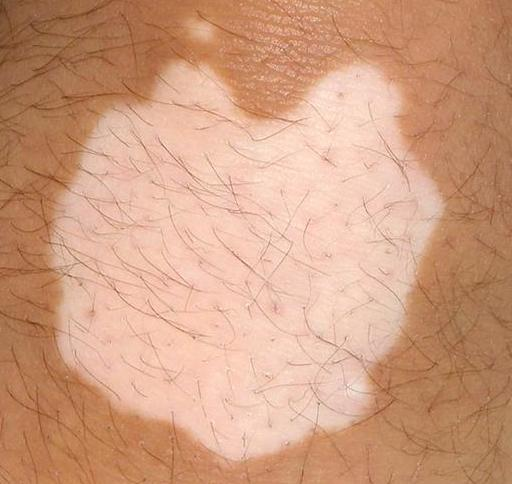
%> input picture Trabalho-Final/Imagens/Vitiligo1.jpg, 512 x 484 px
$ octave main.m   (GNU Octave 9; MATLAB toolbox functions it lacks are replaced by stand-ins)
%> lines starting %> are read from the running program, lines starting %| are printed output that depends on the picture; in (x1, y1, x2, y2) boxes, pixels count from 0 and x2, y2 are one past the last pixel; in counts of white or black regions, pixels touching at a corner belong together; the program's own positions count from 1
### Trabalho-Final/segmenta_vitiligo.m
## usage: media = get_brilho_vitiligo (max_min, r1, H, r2, P)
##
##
function mancha = segmenta_vitiligo ( mancha,max, r1,r2, H, r3, P)

  ## Transforma a imagem em níveis de cinza
  grayScale = rgb2gray(mancha);
  imshow(grayScale);
  title('Imagem em níveis de cinza', 'fontsize', 16);
  pause;

  ## Aplica filtros de suavização na imagem em niveis de cinza
  Im = grayScale;
  Im = medfilt2(Im);
  Im = imsmooth(Im);
  imshow(Im);
  title('Imagem em níveis de cinza suavizada', 'fontsize', 16);
  pause;

  ## Binariza a imagem por limiar
  bw = im2bw(Im, graythresh(Im));
  imshow(bw);
  title('Imagem binarizada por limiar', 'fontsize', 16);
  pause;

  ## Limpar imagem e achar os perímetros
  bw2 = imopen(bw, strel('disk', r1, 0));
  bw3 = imclose(bw2, strel('disk', r2, 0));
  bw4 = imfill(bw3, 'holes');
  imshow(bw4);
  title('Imagem binarizada após tratementos morfológicos', 'fontsize', 16);
  pause;
  bw4_perim = (bwperim(bw4));
  imshow(imoverlay(mancha, bw4_perim, [1 0 0 ]));
  title('Bordas da imagem binarizada', 'fontsize', 16);
  pause;

  if(max)
	## Econtrar pontos de máximo
	mask_em = imextendedmax(Im, H);
	estado = ' máximo';
  else
	## Econtrar pontos de mínimo
	mask_em = imextendedmin(Im, H);
	estado = ' mínimo';
  end
  imshow(mask_em);
  str = strcat('Pontos de',estado, ' da imagem');
  title(str, 'fontsize', 16);
  pause;

  ## Limpar pontos encontrados
  mask_em = imclose(mask_em, strel('disk', r3, 0));
  mask_em = imopen(mask_em, strel('disk', r3, 0));
  mask_em = bwareaopen(mask_em, P);
  mask_em = imfill(mask_em, 'holes');
  imshow(mask_em);
  str = strcat('Pontos de',estado, ' da imagem após limpeza');
  title(str, 'fontsize', 16);
  pause;
  imshow(imoverlay(Im, bw4_perim | mask_em, [1 0 0]));
  title(str, 'fontsize', 16);
  pause;

  ## Fazer complemento
  Im_c = imcomplement(Im);

  # Tornar pontos mínimos locais
  I_mod = imimposemin(Im_c, ~bw4 | mask_em);
  imshow(I_mod);
  title('Pontos de mínimo locais estabelecidos na imagem', 'fontsize', 16);
  pause;


  ## Watershed
  wsh = (watershed(I_mod));
  imshow(label2rgb( wsh ));
  title('Segmentação watershed', 'fontsize', 16);
 pause;

  ## Isolar mancha
  mancha = grayScale;
  mancha(wsh != maior_regiao(wsh))=0;
  imshow(mancha);
  title('Mancha Retirada da imagem', 'fontsize', 16);
  pause;

endfunction

### Trabalho-Final/imoverlay.m
function out = imoverlay(in, mask, color)
%IMOVERLAY Create a mask-based image overlay.
%   OUT = IMOVERLAY(IN, MASK, COLOR) takes an input image, IN, and a binary
%   image, MASK, and produces an output image whose pixels in the MASK
%   locations have the specified COLOR.
%
%   IN should be a grayscale or an RGB image of class uint8, uint16, int16,
%   logical, double, or single.  If IN is double or single, it should be in
%   the range [0, 1].  If it is not in that range, you might want to use
%   mat2gray to scale it into that range.
%
%   MASK should be a two-dimensional logical matrix.
%
%   COLOR should be a 1-by-3 vector of values in the range [0, 1].  [0 0 0]
%   is black, and [1 1 1] is white.
%
%   OUT is a uint8 RGB image.
%
%   Examples
%   --------
%   Overlay edge detection result in green over the original image.
%
%       I = imread('cameraman.tif');
%       bw = edge(I, 'canny');
%       rgb = imoverlay(I, bw, [0 1 0]);
%       imshow(rgb)
%
%   Treating the output of peaks as an image, overlay the values greater than
%   7 in red.  The output of peaks is not in the usual grayscale image range
%   of [0, 1], so use mat2gray to scale it.
%
%       I = peaks;
%       mask = I > 7;
%       rgb = imoverlay(mat2gray(I), mask, [1 0 0]);
%       imshow(rgb, 'InitialMagnification', 'fit')

%   Steven L. Eddins, The MathWorks, Inc.
%   $Revision: 1.2 $  $Date: 2007/08/15 13:18:08 $

% If the user doesn't specify the color, use white.
DEFAULT_COLOR = [1 1 1];
if nargin < 3
    color = DEFAULT_COLOR;
end

% Make the uint8 the working data class.  The output is also uint8.
in_uint8 = im2uint8(in);
color_uint8 = im2uint8(color);

% Initialize the red, green, and blue output channels.
if ndims(in_uint8) == 2
    % Input is grayscale.  Initialize all output channels the same.
    out_red   = in_uint8;
    out_green = in_uint8;
    out_blue  = in_uint8;
else
    % Input is RGB truecolor.
    out_red   = in_uint8(:,:,1);
    out_green = in_uint8(:,:,2);
    out_blue  = in_uint8(:,:,3);
end

% Replace output channel values in the mask locations with the appropriate
% color value.
out_red(mask)   = color_uint8(1);
out_green(mask) = color_uint8(2);
out_blue(mask)  = color_uint8(3);

% Form an RGB truecolor image by concatenating the channel matrices along
% the third dimension.
out = cat(3, out_red, out_green, out_blue);

### Trabalho-Final/maior_regiao.m
% Retorna o 'label' da maior região encontrada a partir da segmentação
% watershed, sem contar com o fundo.

function regiao = maior_regiao (wsh)
  ocr = wsh(:);
  labels = unique(ocr);
  count = histc(ocr, labels);
  sorted = sort(count, 'descend');
  regiao = find(count == sorted(2)) - 1;
endfunction

### Trabalho-Final/main.m
## Aluno    : Gabriel da Silva Corvino Nogueira
## Matrícula: 180113330
## Semestre : 2020/2
## Matéria  : Introdução ao Processamento de Imagens
#####################################################

pkg load image;
close all;
clear all;

% Lê imagens de manchas de vitiligo
vitiligo1 = imread("Imagens/Vitiligo1.jpg");
%> vitiligo1 is the input picture: size 484x512x3 uint8; mean R, G, B 208.1, 158.4, 129.3
vitiligo2 = imread("Imagens/Vitiligo2.jpg");
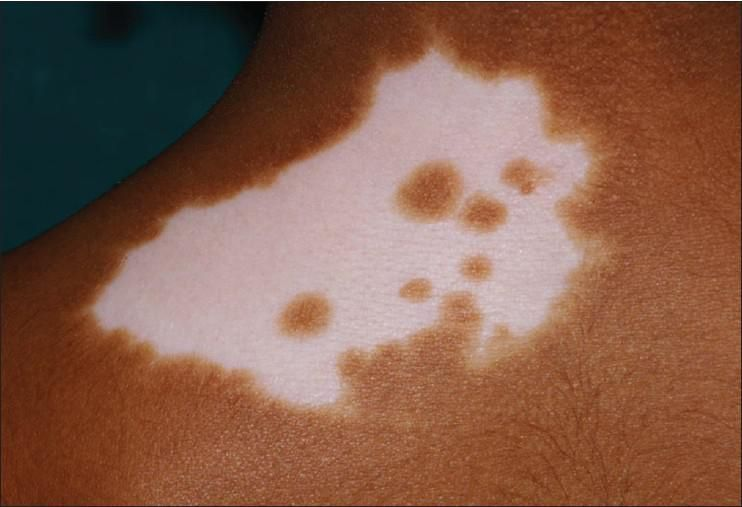
%> input picture Trabalho-Final/Imagens/Vitiligo2.jpg, 742 x 507 px
%> vitiligo2 is the input picture: size 507x742x3 uint8; mean R, G, B 131.3, 91.9, 74
vitiligo3 = imread("Imagens/Vitiligo3.png");
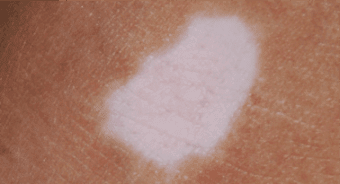
%> input picture Trabalho-Final/Imagens/Vitiligo3.png, 340 x 184 px
%> vitiligo3: size 184x340 uint8; min 0, max 49, mean 18.6
vitiligo4 = imread("Imagens/Vitiligo4.png");
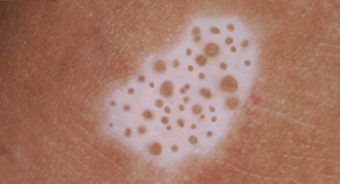
%> input picture Trabalho-Final/Imagens/Vitiligo4.png, 340 x 184 px
%> vitiligo4: size 184x340 uint8; min 0, max 143, mean 46.6

brilho_vitiligo = [];
brilho_pintas = [];

% Segmenta as manchas de vitiligo do resto de suas respctivas imagens
vitiligo1_seg = segmenta_vitiligo(vitiligo1, 1, 2, 10, 25, 10, 400);
%> in segmenta_vitiligo, `bw = im2bw(Im, graythresh(Im));`:
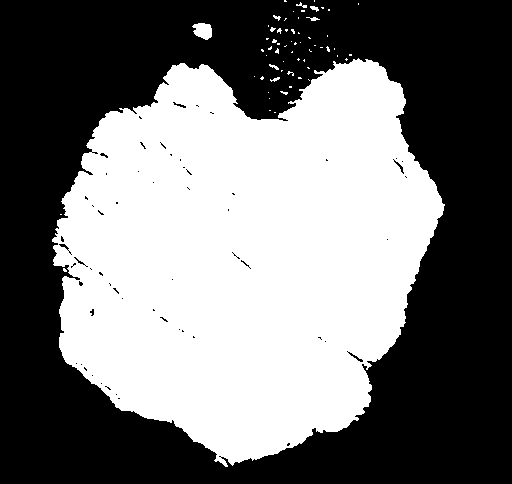
%> bw: size 484x512 logical; 46.1% white; 63 white regions (55 under 20 px), largest, box (x1, y1, x2, y2) and area: (52, 58, 445, 467) 113592, (192, 23, 212, 40) 249, (310, 6, 319, 12) 31
%> in segmenta_vitiligo, `bw2 = imopen(bw, strel('disk', r1, 0));`: bw2: size 484x512 logical; 45.8% white; 3 white regions (1 under 20 px), largest, box (x1, y1, x2, y2) and area: (52, 58, 445, 466) 113300, (194, 23, 212, 40) 235
%> in segmenta_vitiligo, `bw3 = imclose(bw2, strel('disk', r2, 0));`: bw3: size 484x512 logical; 46.3% white; 3 white regions (1 under 20 px), largest, box (x1, y1, x2, y2) and area: (52, 58, 445, 466) 114487, (194, 23, 212, 40) 237
%> in segmenta_vitiligo, `bw4_perim = (bwperim(bw4));`: bw4_perim: size 484x512 logical; 0.52% white in thin lines or dots, all inside (x1, y1, x2, y2) = (52, 23, 445, 466)
%> in imoverlay, `out_red(mask)   = color_uint8(1);`: out_red: size 484x512 uint8; min 96, max 255, mean 208.3
%> in imoverlay, `out_green(mask) = color_uint8(2);`: out_green: size 484x512 uint8; min 0, max 238, mean 157.5
%> in imoverlay, `out_blue(mask)  = color_uint8(3);`: out_blue: size 484x512 uint8; min 0, max 224, mean 128.6
%> in segmenta_vitiligo, `mask_em = imextendedmax(Im, H);`: mask_em: size 484x512 logical; 23.8% white; 10 white regions, largest, box (x1, y1, x2, y2) and area: (115, 68, 405, 454) 57469, (254, 33, 289, 55) 357, (190, 22, 214, 41) 344
%> in segmenta_vitiligo, `mask_em = imclose(mask_em, strel('disk', r3, 0));`: mask_em: size 484x512 logical; 28.6% white; 4 white regions, box (x1, y1, x2, y2) and area: (115, 68, 405, 454) 67788, (254, 0, 339, 55) 2345, (190, 22, 214, 41) 348, (253, 75, 289, 96) 272
%> in segmenta_vitiligo, `mask_em = imopen(mask_em, strel('disk', r3, 0));`: mask_em: size 484x512 logical; 27.5% white; 2 white regions, box (x1, y1, x2, y2) and area: (129, 68, 403, 454) 66369, (256, 3, 315, 54) 1832
%> in segmenta_vitiligo, `wsh = (watershed(I_mod));`: wsh: size 484x512 uint8; 3 distinct labels, from 0 to 2
%> in segmenta_vitiligo, `imshow(label2rgb( wsh ));`:
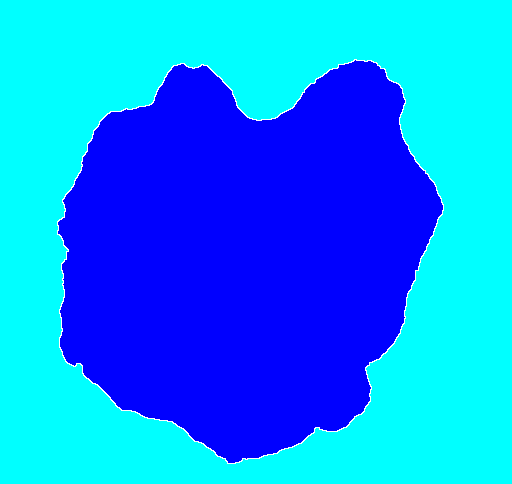
%> displayed picture: size 484x512x3, on the screen's scale of 0 to 255; mean R, G, B 1.8, 139.6, 255
%> in maior_regiao, `labels = unique(ocr);`: labels = [0; 1; 2]
%> in maior_regiao, `count = histc(ocr, labels);`: count = [1794; 112170; 133844]
%> in maior_regiao, `sorted = sort(count, 'descend');`: sorted = [133844; 112170; 1794]
%> in maior_regiao, `regiao = find(count == sorted(2)) - 1;`: regiao = 1
vitiligo2_seg = segmenta_vitiligo(vitiligo2, 0, 30, 1, 40, 4, 200);
%> call 2 of segmenta_vitiligo, with max = 0, r1 = 30, r2 = 1, H = 40, r3 = 4, P = 200
%> in segmenta_vitiligo (call 2), `bw = im2bw(Im, graythresh(Im));`: bw: size 507x742 logical; 29.6% white; 155 white regions (140 under 20 px), largest, box (x1, y1, x2, y2) and area: (92, 46, 616, 426) 109931, (388, 411, 415, 431) 246, (388, 370, 412, 377) 100
%> in segmenta_vitiligo (call 2), `bw2 = imopen(bw, strel('disk', r1, 0));`: bw2: size 507x742 logical; 27.3% white; 1 white region, box (x1, y1, x2, y2) and area: (103, 54, 599, 416) 102832
%> in segmenta_vitiligo (call 2), `bw3 = imclose(bw2, strel('disk', r2, 0));`: bw3: size 507x742 logical; 27.3% white; 1 white region, box (x1, y1, x2, y2) and area: (103, 54, 599, 416) 102856
%> in segmenta_vitiligo (call 2), `bw4 = imfill(bw3, 'holes');`: bw4: size 507x742 logical; 28% white; 1 white region, box (x1, y1, x2, y2) and area: (103, 54, 599, 416) 105466
%> in segmenta_vitiligo (call 2), `bw4_perim = (bwperim(bw4));`: bw4_perim: size 507x742 logical; 0.35% white in thin lines or dots, all inside (x1, y1, x2, y2) = (103, 54, 599, 416)
%> call 3 of imoverlay, with color = [1 0 0]
%> in imoverlay (call 3), `out_red(mask)   = color_uint8(1);`: out_red: size 507x742 uint8; min 1, max 255, mean 131.6
%> in imoverlay (call 3), `out_green(mask) = color_uint8(2);`: out_green: size 507x742 uint8; min 0, max 255, mean 91.5
%> in imoverlay (call 3), `out_blue(mask)  = color_uint8(3);`:
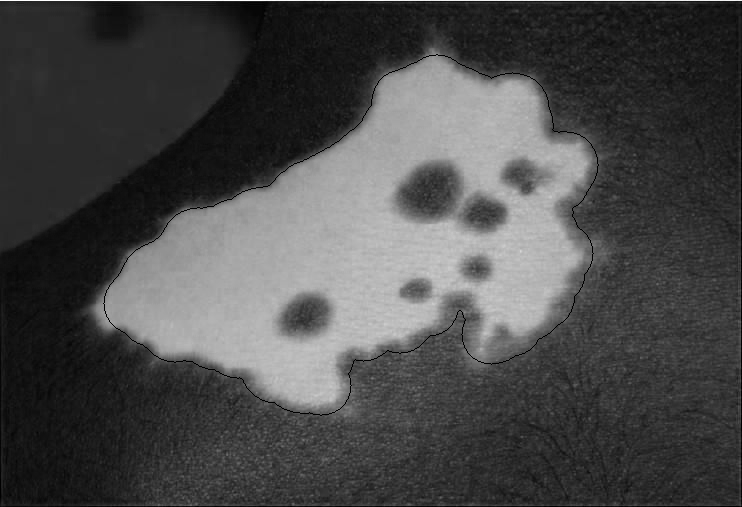
%> out_blue: size 507x742 uint8; min 0, max 255, mean 73.7
%> in segmenta_vitiligo (call 2), `mask_em = imextendedmin(Im, H);`: mask_em: size 507x742 logical; 17.9% white; 7 white regions, largest, box (x1, y1, x2, y2) and area: (0, 0, 742, 507) 61391, (402, 167, 455, 215) 1726, (283, 297, 328, 333) 1183
%> in segmenta_vitiligo (call 2), `mask_em = imclose(mask_em, strel('disk', r3, 0));`:
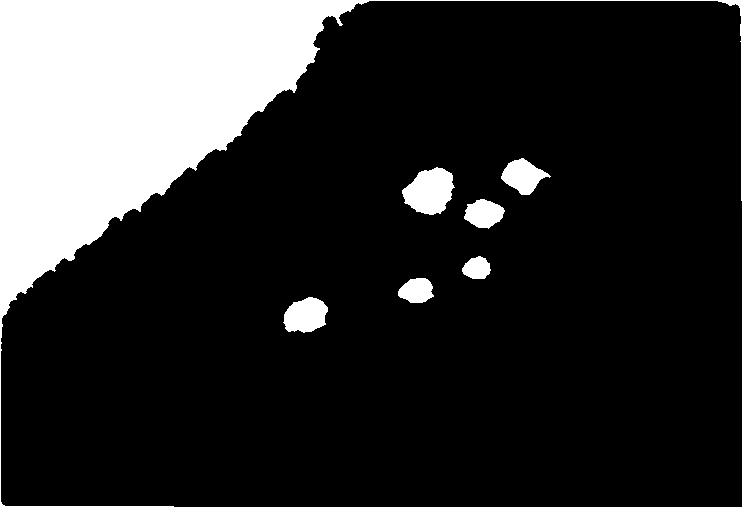
%> mask_em: size 507x742 logical; 18.1% white; 7 white regions, largest, box (x1, y1, x2, y2) and area: (0, 0, 742, 507) 62162, (402, 167, 455, 215) 1756, (283, 297, 328, 333) 1196
vitiligo3_seg = segmenta_vitiligo(vitiligo3, 1, 5, 5, 1, 5, 1700);
%> the run ends on the next line
